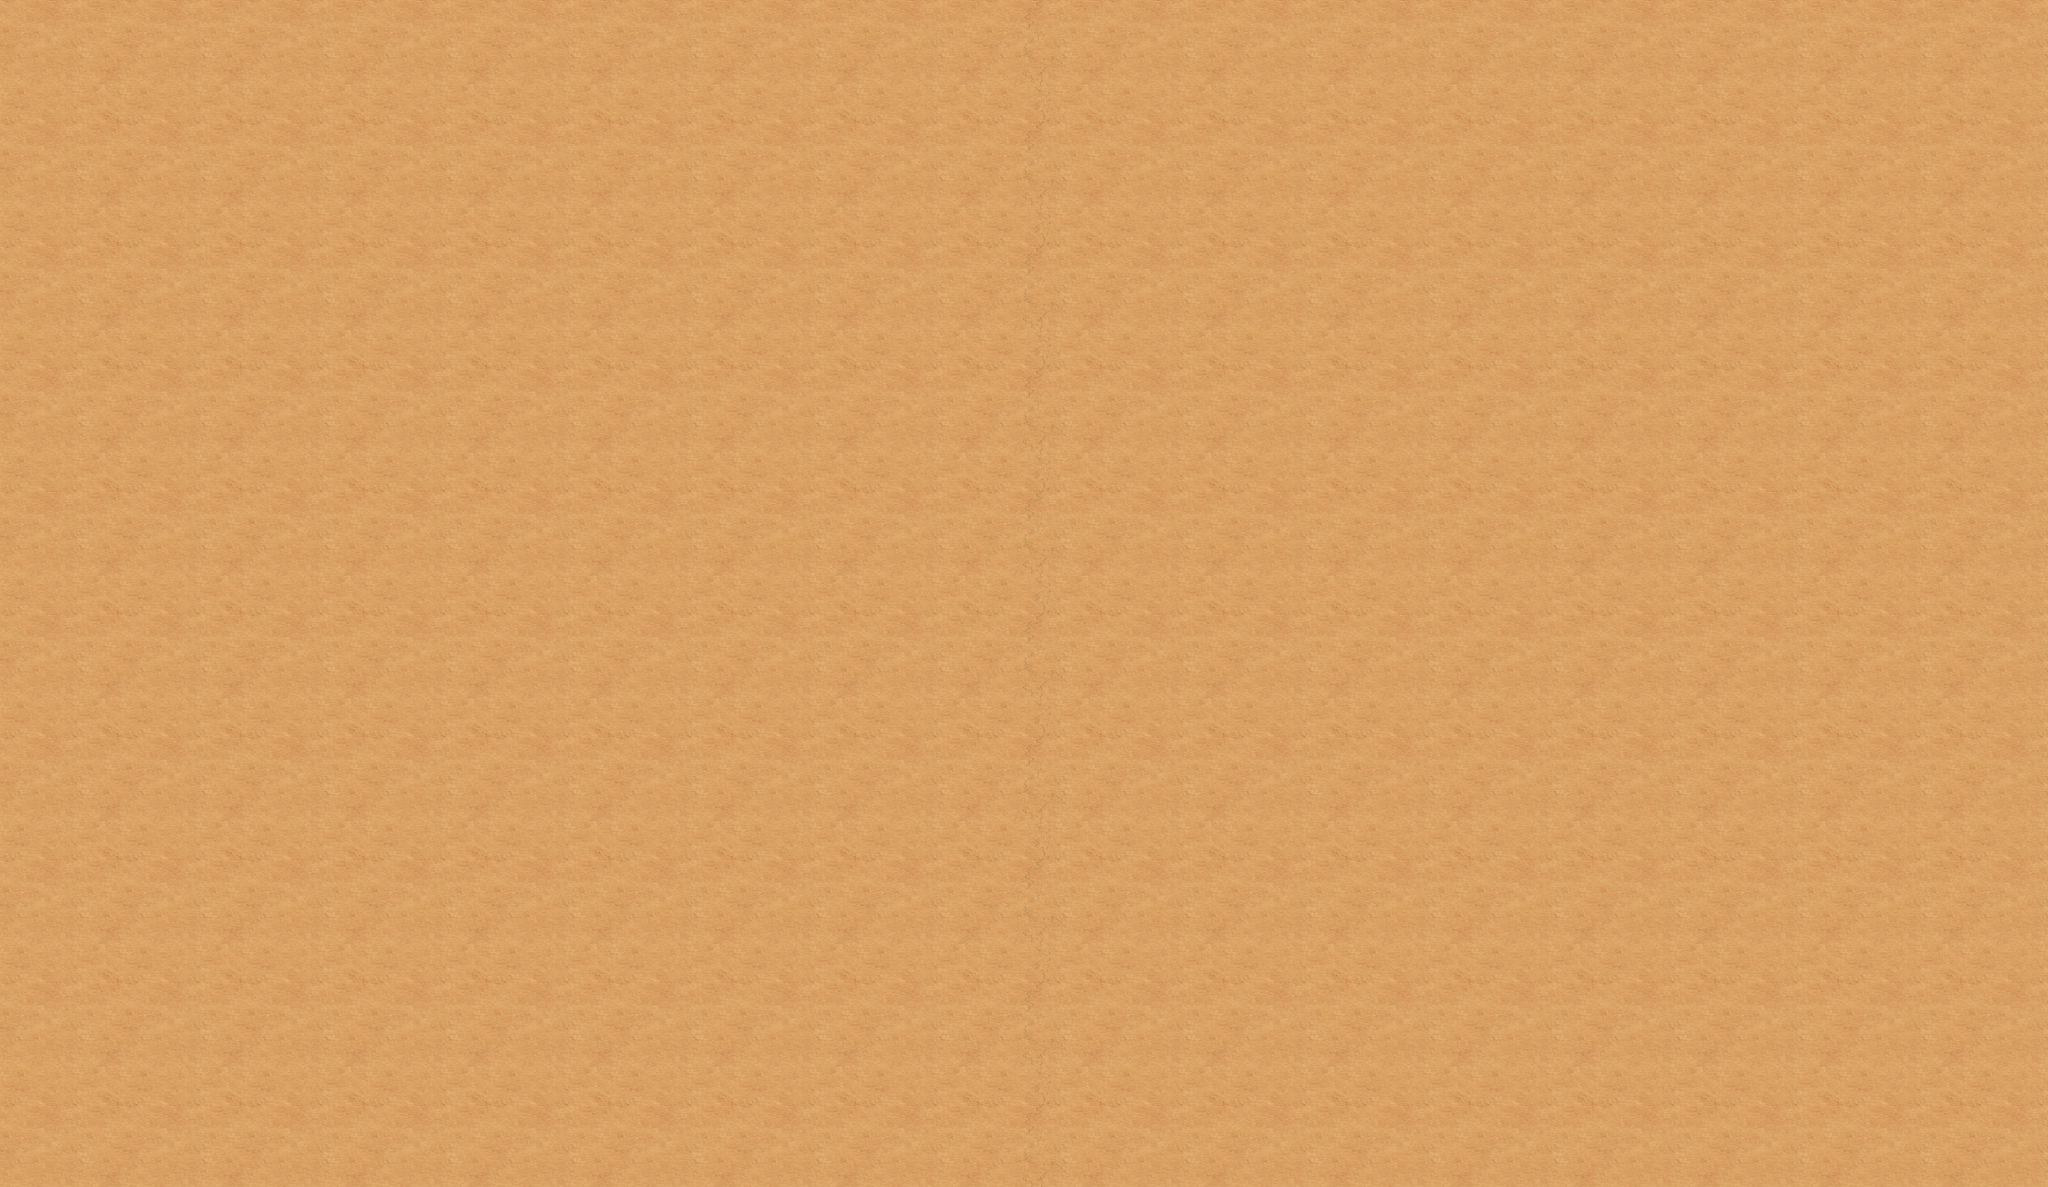

The image is a tile-based game level rendered from a .tmx file. Its description and source (layers, tilesets, objects; grid data summarised) follow:
An orthogonal 50x29 tile map with 160x160 px tiles, 2 tile layers (layer1, layer2).

<map version="1.0" orientation="orthogonal" width="50" height="29" tilewidth="160" tileheight="160">
 <tileset firstgid="1" name="terrain" tilewidth="160" tileheight="160">
  <image source="terrain.png" width="1440" height="1440" />
 </tileset>
 <layer name="layer1" width="50" height="29">
  <data>[1450 cells, 1450 non-empty, 9 distinct tile ids]</data>
 </layer>
 <layer name="layer2" width="50" height="29">
  <data>[1450 cells, 87 non-empty, 9 distinct tile ids]</data>
 </layer>
</map>
